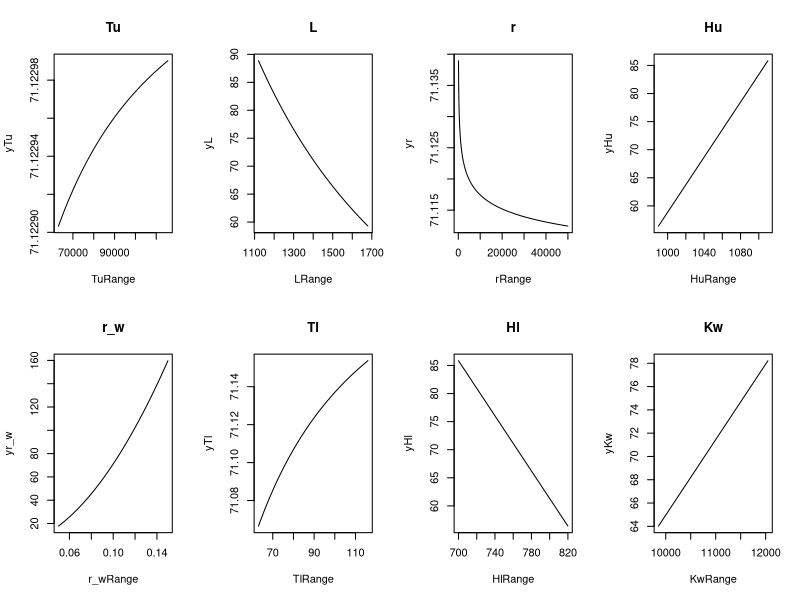

This chart was generated by the following R code:
#To do the emulation can just follow the other 2D files, which are uploaded for the toy function
#used in chapter 3. (ie. change the design points and dimensionalities of the structures)

borehole <- function(x){
  rw <- x[1]
  r <- x[2]
  Tu <- x[3]
  Hu <- x[4]
  Tl <- x[5]
  Hl <- x[6]
  L <- x[7]
  Kw <- x[8]
  
  frac1 <- 2*pi*Tu*(Hu-Hl)
  frac2a <- 2*L*Tu / (log(r/rw)*rw^2*Kw)
  frac2b <- Tu/Tl
  frac2 <- log(r/rw) * (1+frac2a+frac2b)
  
  y <- frac1/frac2
  return(y)
}

partial_borehole_hu <- function(x){
  rw <- x[1]
  r <- x[2]
  Tu <- x[3]
  Hu <- x[4]
  Tl <- x[5]
  Hl <- x[6]
  L <- x[7]
  Kw <- x[8]
  
  frac1 <- 2*pi*Tu
  frac1a <- 2*Tu/(rw^2 * Kw)
  frac2a <- 2*L*Tu / (log(r/rw)*rw^2*Kw)
  frac2b <- Tu/Tl
  frac2 <- log(r/rw) * (1+frac2a+frac2b)
  
  y <- (frac1)/frac2
  return(y)
}

partial_borehole_rw <- function(x){
  rw <- x[1]
  r <- x[2]
  Tu <- x[3]
  Hu <- x[4]
  Tl <- x[5]
  Hl <- x[6]
  L <- x[7]
  Kw <- x[8]
  
  frac1 <- 2*pi*Tu*(Hu-Hl)
  frac1a <- (1/rw) + (4*L*Tu/(Kw*rw^3)) + Tu/(Tl*rw)
  frac2a <- 2*L*Tu / (log(r/rw)*rw^2*Kw)
  frac2b <- Tu/Tl
  frac2 <- log(r/rw) * (1+frac2a+frac2b)
  
  y <- (frac1*frac1a)/frac2^2
  return(y)
}

#Colour scheme used
require(grDevices)
blue2 <- colorRampPalette(c("cyan", "deepskyblue", "steelblue","dodgerblue4"))


#Borehole Exploratory 
borehole(c(c(0.1, 7.71, 89335, 1050, 89.55, 760, 1400, 10950)))
par(mfrow = c(2,4))

#Change the values of Tu between its range
TuRange <- seq(from = 63070, to = 115600, by = 1)
yTu <- rep(0,length.out = 52531)
for(i in 1:52531){
  yTu[i] <- borehole(c(c(0.1, 7.71, TuRange[i], 1050, 89.55, 760, 1400, 10950)))
}

plot(TuRange, yTu, type = "l", lty = 1, main = "Tu")


#Changing L
LRange <- seq(from = 1120, to = 1680, by = 1)
yL <- rep(0, length.out = 561)
for(i in 1:561){
  yL[i] <- borehole(c(0.1, 7.71, 89335, 1050, 89.55, 760, LRange[i], 10950))
}

plot(LRange, yL, type = "l", lty = 1, main = "L")

#Changing radius of influence 
rRange <- seq(from = 100, 50000, by = 1)
yr <- rep(0, length.out = 49901)
for(i in 1:49901){
  yr[i] <- borehole(c(0.1, log(rRange[i]), 89335, 1050, 89.55, 760, 1400, 10950))
}

plot(rRange, yr, type = "l", lty = 1,main="r")

#Changing Hu
HuRange <- seq(from = 990, 1110, by = 1)
yHu <- rep(0, length.out = 121)
for(i in 1:121){
  yHu[i] <- borehole(c(0.1, 7.71, 89335, HuRange[i], 89.55, 760, 1400, 10950))
}

plot(HuRange, yHu, type = "l", lty = 1, main = "Hu")

#Changing rw, radius of borehole
r_wRange <- seq(from = 0.05, 0.15, by = 0.001)
yr_w <- rep(0, length.out = 101)
for(i in 1:101){
  yr_w[i] <- borehole(c(r_wRange[i], 7.71, 89335, 1050, 89.55, 760, 1400, 10950))
}

plot(r_wRange, yr_w, type = "l", lty = 1, main="r_w")

#Changing Tl; transmissivity of lower aquifier
TlRange <- seq(from = 63.1, 116, by = 0.1)
yTl <- rep(0, length.out = 530)
for(i in 1:530){
  yTl[i] <- borehole(c(0.1, 7.71, 89335, 1050, TlRange[i], 760, 1400, 10950))
}

plot(TlRange, yTl, type = "l", lty = 1, main = "Tl")

#Changing Hl; potentiometric head of lower aquifier
HlRange <- seq(from = 700, 820, by = 1)
yHl <- rep(0, length.out = 121)
for(i in 1:121){
  yHl[i] <- borehole(c(0.1, 7.71, 89335, 1050, 89.55, HlRange[i], 1400, 10950))
}

plot(HlRange, yHl, type = "l", lty = 1, main = "Hl")

#Changing Kw; hydraulic conductivity of borehole
KwRange <- seq(from = 9855, 12045, by = 1)
yKw <- rep(0, length.out = 2191)
for(i in 1:2191){
  yKw[i] <- borehole(c(0.1, 7.71, 89335, 1050, 89.55, 760, 1400, KwRange[i]))
}

plot(KwRange, yKw, type = "l", lty = 1, main = "Kw")

